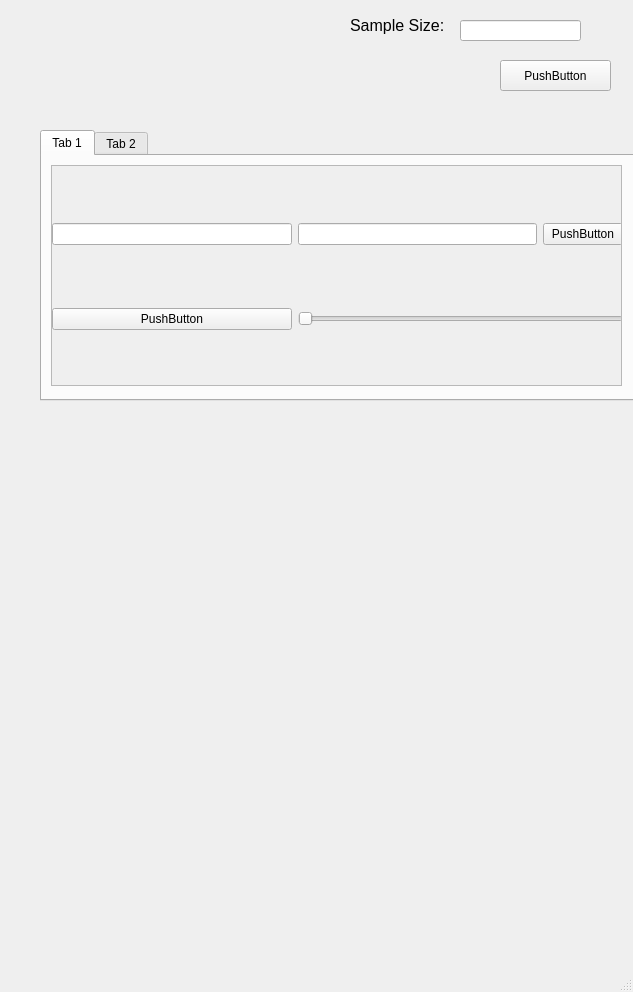
<?xml version="1.0" encoding="UTF-8"?>
<ui version="4.0">
 <class>MainWindow</class>
 <widget class="QMainWindow" name="MainWindow">
  <property name="windowModality">
   <enum>Qt::ApplicationModal</enum>
  </property>
  <property name="geometry">
   <rect>
    <x>0</x>
    <y>0</y>
    <width>633</width>
    <height>992</height>
   </rect>
  </property>
  <property name="sizePolicy">
   <sizepolicy hsizetype="Fixed" vsizetype="Fixed">
    <horstretch>0</horstretch>
    <verstretch>0</verstretch>
   </sizepolicy>
  </property>
  <property name="minimumSize">
   <size>
    <width>633</width>
    <height>992</height>
   </size>
  </property>
  <property name="maximumSize">
   <size>
    <width>633</width>
    <height>992</height>
   </size>
  </property>
  <property name="windowTitle">
   <string>MainWindow</string>
  </property>
  <property name="windowIcon">
   <iconset>
    <normaloff>../../icon.png</normaloff>../../icon.png</iconset>
  </property>
  <widget class="QWidget" name="centralwidget">
   <widget class="QTabWidget" name="tabWidget">
    <property name="geometry">
     <rect>
      <x>40</x>
      <y>130</y>
      <width>611</width>
      <height>271</height>
     </rect>
    </property>
    <property name="currentIndex">
     <number>0</number>
    </property>
    <widget class="QWidget" name="DV">
     <property name="enabled">
      <bool>true</bool>
     </property>
     <attribute name="title">
      <string>Tab 1</string>
     </attribute>
     <widget class="QScrollArea" name="scrollArea">
      <property name="geometry">
       <rect>
        <x>9</x>
        <y>9</y>
        <width>571</width>
        <height>221</height>
       </rect>
      </property>
      <property name="widgetResizable">
       <bool>true</bool>
      </property>
      <widget class="QWidget" name="scrollAreaWidgetContents">
       <property name="geometry">
        <rect>
         <x>0</x>
         <y>0</y>
         <width>569</width>
         <height>219</height>
        </rect>
       </property>
       <widget class="QWidget" name="layoutWidget">
        <property name="geometry">
         <rect>
          <x>0</x>
          <y>0</y>
          <width>571</width>
          <height>221</height>
         </rect>
        </property>
        <layout class="QGridLayout" name="DV_Grid">
         <item row="0" column="1">
          <widget class="QLineEdit" name="lineEdit_3"/>
         </item>
         <item row="0" column="2">
          <widget class="QPushButton" name="pushButton_2">
           <property name="text">
            <string>PushButton</string>
           </property>
          </widget>
         </item>
         <item row="1" column="0">
          <widget class="QPushButton" name="pushButton_3">
           <property name="text">
            <string>PushButton</string>
           </property>
          </widget>
         </item>
         <item row="0" column="0">
          <widget class="QLineEdit" name="lineEdit_2"/>
         </item>
         <item row="1" column="1" colspan="2">
          <widget class="QSlider" name="horizontalSlider">
           <property name="orientation">
            <enum>Qt::Horizontal</enum>
           </property>
          </widget>
         </item>
        </layout>
       </widget>
      </widget>
     </widget>
    </widget>
    <widget class="QWidget" name="QOI_P">
     <attribute name="title">
      <string>Tab 2</string>
     </attribute>
    </widget>
   </widget>
   <widget class="QPushButton" name="pushButton">
    <property name="geometry">
     <rect>
      <x>500</x>
      <y>60</y>
      <width>111</width>
      <height>31</height>
     </rect>
    </property>
    <property name="text">
     <string>PushButton</string>
    </property>
   </widget>
   <widget class="QLabel" name="label">
    <property name="geometry">
     <rect>
      <x>350</x>
      <y>10</y>
      <width>121</width>
      <height>31</height>
     </rect>
    </property>
    <property name="font">
     <font>
      <pointsize>12</pointsize>
     </font>
    </property>
    <property name="text">
     <string>Sample Size: </string>
    </property>
   </widget>
   <widget class="QLineEdit" name="lineEdit">
    <property name="geometry">
     <rect>
      <x>460</x>
      <y>20</y>
      <width>121</width>
      <height>21</height>
     </rect>
    </property>
   </widget>
  </widget>
  <widget class="QMenuBar" name="menubar">
   <property name="enabled">
    <bool>true</bool>
   </property>
   <property name="geometry">
    <rect>
     <x>0</x>
     <y>0</y>
     <width>633</width>
     <height>22</height>
    </rect>
   </property>
  </widget>
  <widget class="QStatusBar" name="statusbar"/>
 </widget>
 <resources/>
 <connections/>
</ui>
